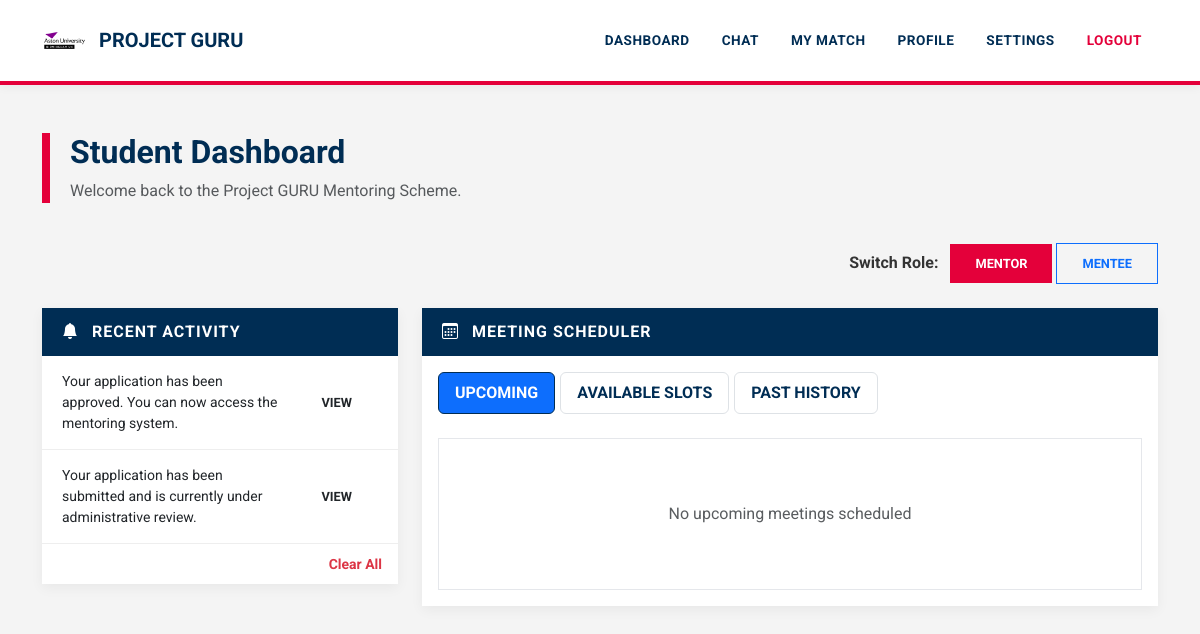
/dashboard (signed in), run on an earlier commit of the app's database.
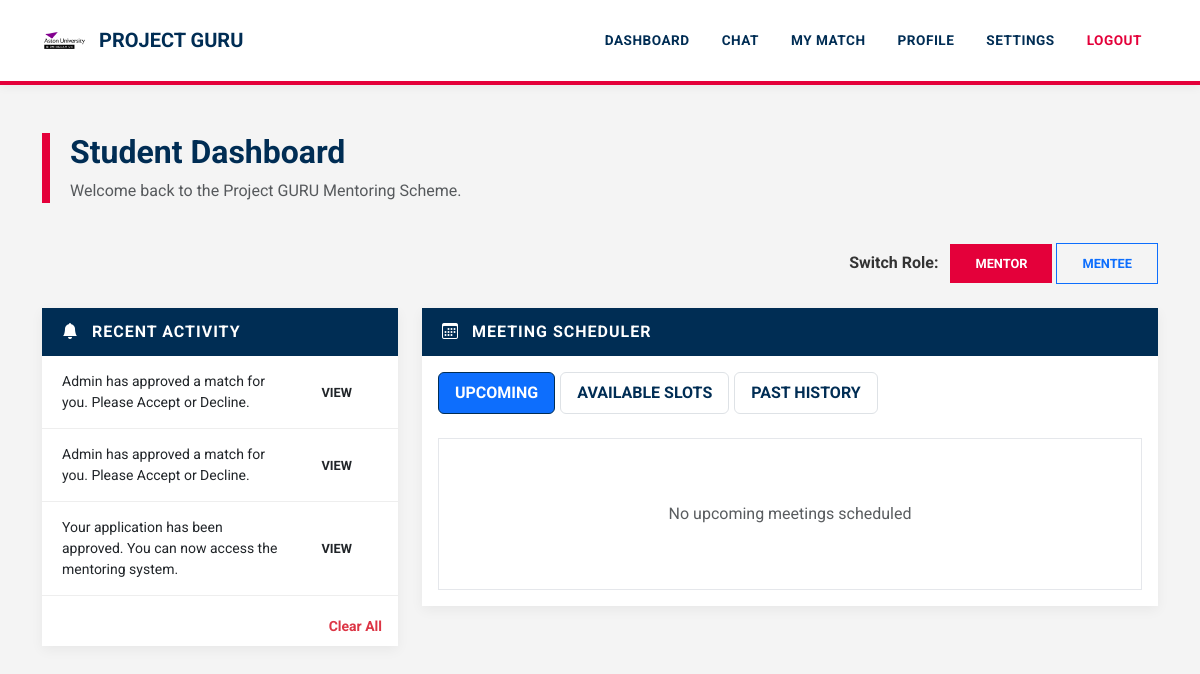
And on a later commit of the database.
### tables this page shows
CREATE TABLE profiles (
    id INTEGER PRIMARY KEY AUTOINCREMENT,
    user_id INTEGER,
    role TEXT
);

CREATE TABLE notifications (
    id INTEGER PRIMARY KEY AUTOINCREMENT,
    user_id INTEGER,
    message TEXT,
    link TEXT,
    created_at TIMESTAMP DEFAULT CURRENT_TIMESTAMP
);

### app.py (the view, shortened to what this page needs)
@app.route("/dashboard")
def dashboard():
    if "user_id" not in session:
        return redirect("/login")
    conn = get_db()
    user = conn.execute("SELECT * FROM users WHERE id=?", (session["user_id"],)).fetchone()
    if not user:
        session.clear()
        conn.close()
        return redirect("/login")
    user_id = session["user_id"]
    profile = get_active_profile()
    if not profile:
        conn.close()
        return "Please select a profile"
    role = profile["role"]
    if role == "mentor":
        matches = conn.execute("SELECT * FROM matches WHERE mentor_id=?", (user_id,)).fetchall()
    else:
        matches = conn.execute("SELECT * FROM matches WHERE mentee_id=?", (user_id,)).fetchall()
    match = next((m for m in matches if m["status"] == "final"), None)
    slots = []
    upcoming_meetings = []
    past_meetings = []
    now = datetime.now()
    if role == "mentor":
        notifications = conn.execute("""
            SELECT DISTINCT n.* FROM notifications n
            LEFT JOIN matches m ON n.link LIKE '/chat/' || m.id
            WHERE n.user_id=? AND (m.mentor_id=? OR m.id IS NULL)
            ORDER BY n.created_at DESC
        """, (user_id, user_id)).fetchall()
    user_profiles = conn.execute("SELECT * FROM profiles WHERE user_id=?", (user_id,)).fetchall()
    conn.close()
    return render_template(
        "dashboard.html",
        user=user,
        role=role,
        user_profiles=user_profiles,
        matches=matches,
        match=match,
        slots=slots,
        upcoming_meetings=upcoming_meetings,
        past_meetings=past_meetings,
        notifications=notifications,
        current_date=date.today(),
        user_id=user_id,
    )

### app.py (called while the page is built)
def get_db():
    conn = sqlite3.connect("database.db", timeout=30)
    conn.row_factory = sqlite3.Row
    return conn

def get_active_profile():
    if "profile_id" not in session:
        return None
    conn = get_db()
    profile = conn.execute("""
        SELECT * FROM profiles
        WHERE id=? AND user_id=?
    """, (session["profile_id"], session["user_id"])).fetchone()
    conn.close()
    return profile

### templates/dashboard.html (shortened to what the changed rows need)
<!DOCTYPE html>
<html lang="en">
<head>
    <link href="https://cdn.jsdelivr.net/npm/bootstrap@5.3.2/dist/css/bootstrap.min.css" rel="stylesheet">
    <link rel="stylesheet" href="https://cdn.jsdelivr.net/npm/bootstrap-icons@1.11.3/font/bootstrap-icons.css">
</head>
<body>
{% include "navbar.html" %}
<div class="container mt-5">
    <div class="dashboard-header">
        <h2 class="fw-bold">Student Dashboard</h2>
    </div>
    {% if user_profiles|length > 1 %}
    <div class="mb-4 text-end">
        <span class="fw-bold me-2">Switch Role:</span>
        {% for p in user_profiles %}
            <a href="/switch_profile/{{ p.id }}"
               class="btn btn-sm {% if p.role == role %}btn-primary{% else %}btn-outline-primary{% endif %}">
                {{ p.role.capitalize() }}
            </a>
        {% endfor %}
    </div>
    {% endif %}
    <div class="row">
        <div class="col-lg-4">
            <div class="card">
                <div class="card-body p-0">
                    {% if notifications %}
                    <div class="notifications-scroll">
                        {% for n in notifications %}
                        <div class="notification-item d-flex justify-content-between align-items-center">
                            <span class="small">{{ n.message }}</span>
                            {% if n.link %}
                            <a href="{{ n.link }}" class="btn btn-sm btn-aston-red ms-2">View</a>
                            {% endif %}
                        </div>
                        {% endfor %}
                    </div>
                    {% else %}
                    <div class="p-4 text-center text-muted italic">No new notifications</div>
                    {% endif %}
                </div>
            </div>
        </div>
    </div>
</div>
</body>
</html>

What changed in the data, as far as the page shows it:
no longer on this page (row unchanged): notifications: message "Your application has been submitted and is currently under administrative review."
added notifications: message "Admin has approved a match for you. Please Accept or Decline."
added notifications: message "Admin has approved a match for you. Please Accept or Decline."
